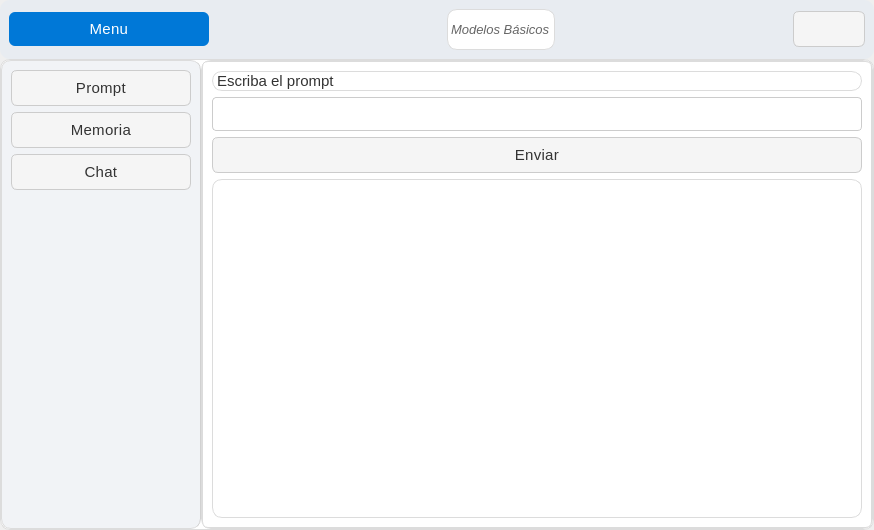
<?xml version="1.0" encoding="UTF-8"?>
<ui version="4.0">
 <class>Dialog</class>
 <widget class="QDialog" name="Dialog">
  <property name="geometry">
   <rect>
    <x>0</x>
    <y>0</y>
    <width>874</width>
    <height>530</height>
   </rect>
  </property>
  <property name="windowTitle">
   <string>Dialog</string>
  </property>
  <property name="styleSheet">
   <string notr="true">/* === Estilo general === */
QMainWindow {
    background-color: #f6f7fb;
    color: #333333;
    font-family: &quot;Segoe UI Variable&quot;, &quot;Roboto&quot;, &quot;Open Sans&quot;, sans-serif;
    font-size: 16px;
    font-weight: 300; /* Más delgada */
}

/* === Frames === */
QFrame {
    background-color: #ffffff;
    border-radius: 10px;
    border: 1px solid #dcdcdc;
}

/* Barra superior */
#frame_superior {
    background-color: #e8ecf1;
    border: none;
}

/* Panel lateral */
#frame_lateral {
    background-color: #f1f3f6;
    border-right: 1px solid #d1d1d1;
}

/* Área principal */
#frame_paginas {
    background-color: #ffffff;
}

/* === Botones === */
QPushButton {
    background-color: #f5f5f5;
    color: #333333;
    border: 1px solid #cccccc;
    border-radius: 6px;
    padding: 8px 14px;
    font-weight: 400;
    font-size: 15px;
    letter-spacing: 0.3px;
}

QPushButton:hover {
    background-color: #0078d7;
    color: #ffffff;
    border: 1px solid #0078d7;
}

QPushButton:pressed {
    background-color: #005a9e;
    color: #ffffff;
    border: 1px solid #005a9e;
}

/* Botón principal (Menú) */
#boton_menu {
    background-color: #0078d7;
    color: white;
    border: none;
    font-weight: 400;
}
#boton_menu:hover {
    background-color: #006cbe;
}
#boton_menu:pressed {
    background-color: #005a9e;
}

/* Botón salir */
#boton_salir {
    background-color: #e74c3c;
    color: white;
    border: none;
}
#boton_salir:hover {
    background-color: #c0392b;
}
#boton_salir:pressed {
    background-color: #a93226;
}

/* === Campos de texto === */
QLineEdit {
    background-color: #ffffff;
    color: #333333;
    border: 1px solid #cccccc;
    border-radius: 4px;
    padding: 6px 8px;
    font-size: 15px;
    font-weight: 300;
}

QLineEdit:focus {
    border: 1px solid #0078d7;
    background-color: #f9fcff;
}

/* === Labels === */
QLabel {
    color: #333333;
    font-weight: 300;
    font-size: 15px;
}

/* Label inferior o secundario */
#label {
    color: #666666;
    font-size: 13px;
    font-style: italic;
}

/* === Stacked Widget === */
QStackedWidget {
    background-color: #ffffff;
    border: 1px solid #dcdcdc;
    border-radius: 6px;
}

/* === Scrollbars === */
QScrollBar:vertical {
    border: none;
    background: #f0f0f0;
    width: 10px;
    border-radius: 4px;
}
QScrollBar::handle:vertical {
    background: #cccccc;
    min-height: 20px;
    border-radius: 4px;
}
QScrollBar::handle:vertical:hover {
    background: #0078d7;
}
QScrollBar::add-line:vertical,
QScrollBar::sub-line:vertical {
    height: 0;
}

/* === Layouts === */
QVBoxLayout, QHBoxLayout {
    spacing: 10px;
}

/* === Botones laterales === */
#boton_agregar, #boton_buscar, #boton_actualizar, #boton_eliminar, #boton_consultar {
    background-color: #ffffff;
    border: 1px solid #cccccc;
    color: #333333;
    font-weight: 400;
    font-size: 15px;
}

#boton_agregar:hover, 
#boton_buscar:hover, 
#boton_actualizar:hover, 
#boton_eliminar:hover,
#boton_consultar:hover {
    background-color: #e8f0fe;
    border: 1px solid #0078d7;
    color: #0078d7;
}

#boton_agregar:pressed, 
#boton_buscar:pressed, 
#boton_actualizar:pressed, 
#boton_eliminar:pressed ,
#boton_consultar:pressed{
    background-color: #cce0ff;
}

/* === Tooltips === */
QToolTip {
    background-color: #ffffff;
    color: #333333;
    border: 1px solid #0078d7;
    padding: 6px;
    border-radius: 4px;
    font-size: 14px;
}</string>
  </property>
  <layout class="QVBoxLayout" name="verticalLayout" stretch="1,8">
   <property name="spacing">
    <number>0</number>
   </property>
   <property name="leftMargin">
    <number>0</number>
   </property>
   <property name="topMargin">
    <number>0</number>
   </property>
   <property name="rightMargin">
    <number>0</number>
   </property>
   <property name="bottomMargin">
    <number>0</number>
   </property>
   <item>
    <widget class="QFrame" name="frame_superior">
     <property name="frameShape">
      <enum>QFrame::StyledPanel</enum>
     </property>
     <property name="frameShadow">
      <enum>QFrame::Raised</enum>
     </property>
     <layout class="QHBoxLayout" name="horizontalLayout">
      <item>
       <widget class="QPushButton" name="boton_menu">
        <property name="minimumSize">
         <size>
          <width>200</width>
          <height>0</height>
         </size>
        </property>
        <property name="maximumSize">
         <size>
          <width>200</width>
          <height>16777215</height>
         </size>
        </property>
        <property name="text">
         <string>Menu</string>
        </property>
        <property name="icon">
         <iconset>
          <normaloff>../imagenes/boton_menu.png</normaloff>../imagenes/boton_menu.png</iconset>
        </property>
        <property name="iconSize">
         <size>
          <width>32</width>
          <height>32</height>
         </size>
        </property>
       </widget>
      </item>
      <item>
       <spacer name="horizontalSpacer">
        <property name="orientation">
         <enum>Qt::Horizontal</enum>
        </property>
        <property name="sizeHint" stdset="0">
         <size>
          <width>225</width>
          <height>20</height>
         </size>
        </property>
       </spacer>
      </item>
      <item>
       <widget class="QLabel" name="label">
        <property name="text">
         <string>Modelos Básicos</string>
        </property>
       </widget>
      </item>
      <item>
       <spacer name="horizontalSpacer_2">
        <property name="orientation">
         <enum>Qt::Horizontal</enum>
        </property>
        <property name="sizeHint" stdset="0">
         <size>
          <width>225</width>
          <height>20</height>
         </size>
        </property>
       </spacer>
      </item>
      <item>
       <widget class="QPushButton" name="boton_cerrar">
        <property name="text">
         <string/>
        </property>
        <property name="icon">
         <iconset>
          <normaloff>../imagenes/boton_cerrar.png</normaloff>../imagenes/boton_cerrar.png</iconset>
        </property>
        <property name="iconSize">
         <size>
          <width>32</width>
          <height>32</height>
         </size>
        </property>
       </widget>
      </item>
     </layout>
    </widget>
   </item>
   <item>
    <widget class="QFrame" name="frame_central">
     <property name="frameShape">
      <enum>QFrame::StyledPanel</enum>
     </property>
     <property name="frameShadow">
      <enum>QFrame::Raised</enum>
     </property>
     <layout class="QHBoxLayout" name="horizontalLayout_2" stretch="0,0">
      <property name="spacing">
       <number>0</number>
      </property>
      <property name="leftMargin">
       <number>0</number>
      </property>
      <property name="topMargin">
       <number>0</number>
      </property>
      <property name="rightMargin">
       <number>0</number>
      </property>
      <property name="bottomMargin">
       <number>0</number>
      </property>
      <item>
       <widget class="QFrame" name="frame_lateral">
        <property name="minimumSize">
         <size>
          <width>200</width>
          <height>0</height>
         </size>
        </property>
        <property name="maximumSize">
         <size>
          <width>0</width>
          <height>16777215</height>
         </size>
        </property>
        <property name="frameShape">
         <enum>QFrame::StyledPanel</enum>
        </property>
        <property name="frameShadow">
         <enum>QFrame::Raised</enum>
        </property>
        <layout class="QVBoxLayout" name="verticalLayout_2">
         <item>
          <widget class="QPushButton" name="boton_prompt">
           <property name="text">
            <string>Prompt</string>
           </property>
          </widget>
         </item>
         <item>
          <widget class="QPushButton" name="boton_memoria">
           <property name="text">
            <string>Memoria</string>
           </property>
          </widget>
         </item>
         <item>
          <widget class="QPushButton" name="boton_chat">
           <property name="text">
            <string>Chat</string>
           </property>
          </widget>
         </item>
         <item>
          <spacer name="verticalSpacer">
           <property name="orientation">
            <enum>Qt::Vertical</enum>
           </property>
           <property name="sizeHint" stdset="0">
            <size>
             <width>28</width>
             <height>300</height>
            </size>
           </property>
          </spacer>
         </item>
        </layout>
       </widget>
      </item>
      <item>
       <widget class="QFrame" name="frame_paginas">
        <property name="frameShape">
         <enum>QFrame::StyledPanel</enum>
        </property>
        <property name="frameShadow">
         <enum>QFrame::Raised</enum>
        </property>
        <layout class="QVBoxLayout" name="verticalLayout_3">
         <property name="spacing">
          <number>0</number>
         </property>
         <property name="leftMargin">
          <number>0</number>
         </property>
         <property name="topMargin">
          <number>0</number>
         </property>
         <property name="rightMargin">
          <number>0</number>
         </property>
         <property name="bottomMargin">
          <number>0</number>
         </property>
         <item>
          <widget class="QStackedWidget" name="stackedWidget">
           <property name="currentIndex">
            <number>0</number>
           </property>
           <widget class="QWidget" name="page_prompt">
            <layout class="QVBoxLayout" name="verticalLayout_4">
             <item>
              <widget class="QLabel" name="label_2">
               <property name="text">
                <string>Escriba el prompt</string>
               </property>
              </widget>
             </item>
             <item>
              <widget class="QLineEdit" name="input_prompt"/>
             </item>
             <item>
              <widget class="QPushButton" name="boton_enviar">
               <property name="text">
                <string>Enviar</string>
               </property>
              </widget>
             </item>
             <item>
              <widget class="QTextEdit" name="output_response"/>
             </item>
            </layout>
           </widget>
           <widget class="QWidget" name="page_memoria">
            <layout class="QVBoxLayout" name="verticalLayout_5">
             <item>
              <widget class="QLabel" name="label_3">
               <property name="text">
                <string>Escriba el prompt para el historial</string>
               </property>
              </widget>
             </item>
             <item>
              <widget class="QLineEdit" name="input_prompt_2"/>
             </item>
             <item>
              <widget class="QPushButton" name="boton_enviar_2">
               <property name="text">
                <string>Enviar</string>
               </property>
              </widget>
             </item>
             <item>
              <widget class="QTextEdit" name="output_response_2"/>
             </item>
            </layout>
           </widget>
           <widget class="QWidget" name="page_chat">
            <layout class="QVBoxLayout" name="verticalLayout_6">
             <item>
              <widget class="QLabel" name="label_4">
               <property name="text">
                <string>Escriba el prompt para chat</string>
               </property>
              </widget>
             </item>
             <item>
              <widget class="QLineEdit" name="input_prompt_3"/>
             </item>
             <item>
              <widget class="QPushButton" name="boton_enviar_3">
               <property name="text">
                <string>Enviar</string>
               </property>
              </widget>
             </item>
             <item>
              <widget class="QTextEdit" name="output_response_3"/>
             </item>
            </layout>
           </widget>
          </widget>
         </item>
        </layout>
       </widget>
      </item>
     </layout>
    </widget>
   </item>
  </layout>
 </widget>
 <resources/>
 <connections/>
</ui>
